Frame 1 (no input): blank canvas, image omitted
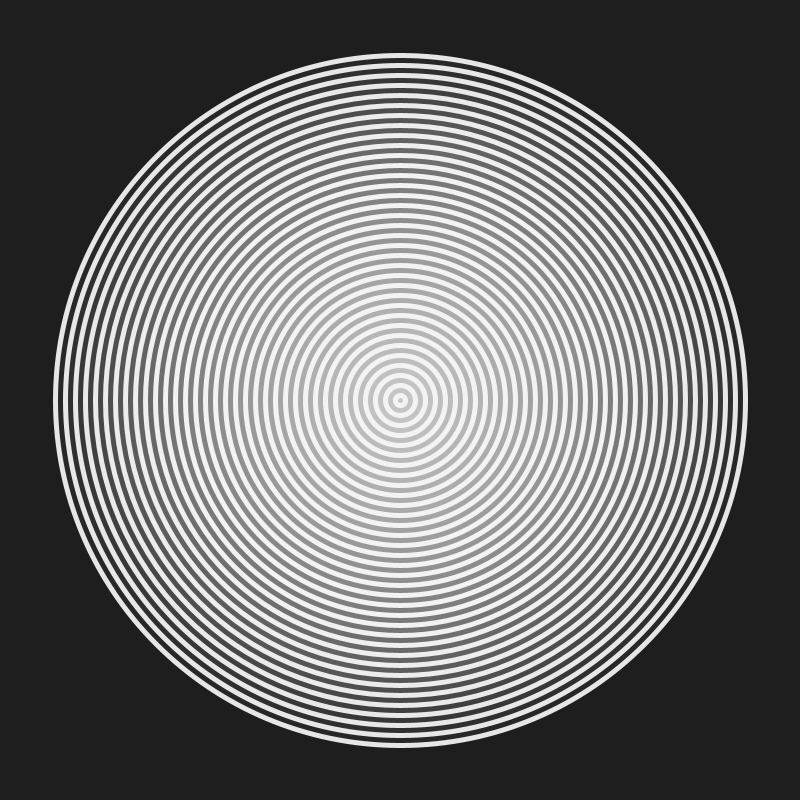
Frame 60 (the mouse pressed at the canvas centre just before this capture)
Frame 120 (the mouse held since frame 60 and released just before this capture): identical to frame 60, image omitted

The Processing sketch that drew this single still picture (run headless with seeded random() and noise(); from frame 60 on, the mouse is pressed at the canvas centre):

// Processing sketch: ch2_4_2_LeavingTracesv01
// ── ch2_4_2_LeavingTracesv01.pde
// variables		
int diam = 10;
float centX, centY;
float padding = 1.75;

// init			
void setup() {	
  size(800, 800);
  pixelDensity(displayDensity());
  frameRate(30);    
  background(30);
  centX = width/2;
  centY = height/2;
  stroke(230);
  strokeWeight(5); 
  fill(255, 10);     
}

// frame loop	
void draw() {	
   if (diam <= centX * padding) { 
    //background(245); 
    ellipse(centX, centY, diam, diam);
    diam += 20;   
  }
}

// save image on mousePress
void mousePressed(){
  save("export"+"/"
  +getClass().getSimpleName()+  ".png");
}
